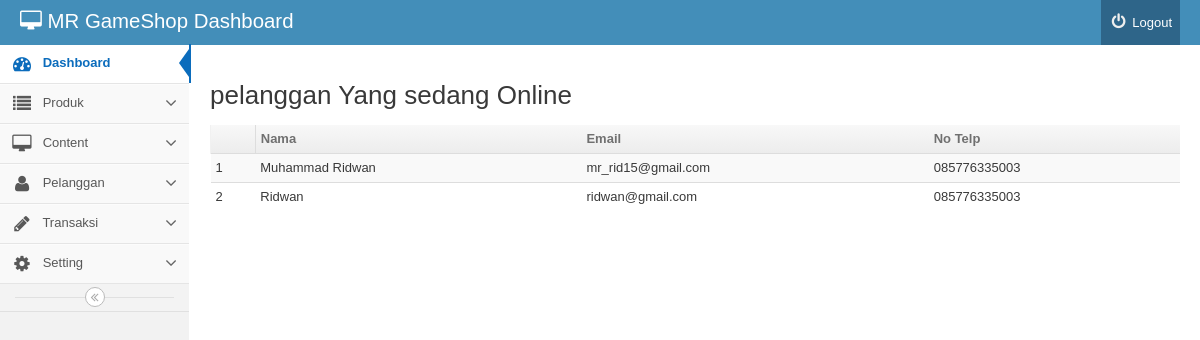
The app's page /backend/index.php?mod=pelanggan&pg=pelanggan_online (signed in) with its own data.
### tables this page shows
CREATE TABLE IF NOT EXISTS `pelanggan` (
  `idpelanggan` int(11) NOT NULL,
  `nama` varchar(25) NOT NULL,
  `kelamin` set('L','P') NOT NULL,
  `email` varchar(100) NOT NULL,
  `alamat` varchar(200) NOT NULL,
  `kodepos` varchar(6) NOT NULL,
  `kota` varchar(25) NOT NULL,
  `telp` varchar(200) NOT NULL,
  `tanggal_daftar` date DEFAULT NULL,
  `password` varchar(32) NOT NULL,
  `status` int(11) NOT NULL
);

### backend/pelanggan/pelanggan_online.php (the view, shortened to what this page needs)
<div>
	<h2 id="headings">  pelanggan Yang sedang Online</h2>
	<table  class="table table-striped table-condensed">
		<thead>
			<th><td><b>Nama </b></td><td><b>Email</b></td><td><b>No Telp</b></td></th>
		</thead>
		<tbody>
<?php
$batas='10';
$halaman=$_GET['halaman'];
$posisi=null;
if(empty($halaman)){
$posisi=0;
}else{
$posisi=($halaman-1)* $batas;
}
$query="SELECT pelanggan.*
 from pelanggan where status='1'
 limit $posisi,$batas ";
$result=mysql_query($query) or die(mysql_error());
$no=1;
while($rows=mysql_fetch_object($result)){
			?>
			<tr>
				<td><?php echo $posisi+$no
				?></td>
				<td><?php		echo $rows -> nama;?></td>
			<td><?php		echo $rows ->email;?></td>
			<td><?php		echo $rows->telp;?></td>
			</tr>
			<?php	$no++;
	}?>
		</tbody>
	</table>
</div>

### records on screen
pelanggan: no "1", nama "Muhammad Ridwan", email "mr_rid15@gmail.com", telp "085776335003"
pelanggan: no "2", nama "Ridwan", email "ridwan@gmail.com", telp "085776335003"
